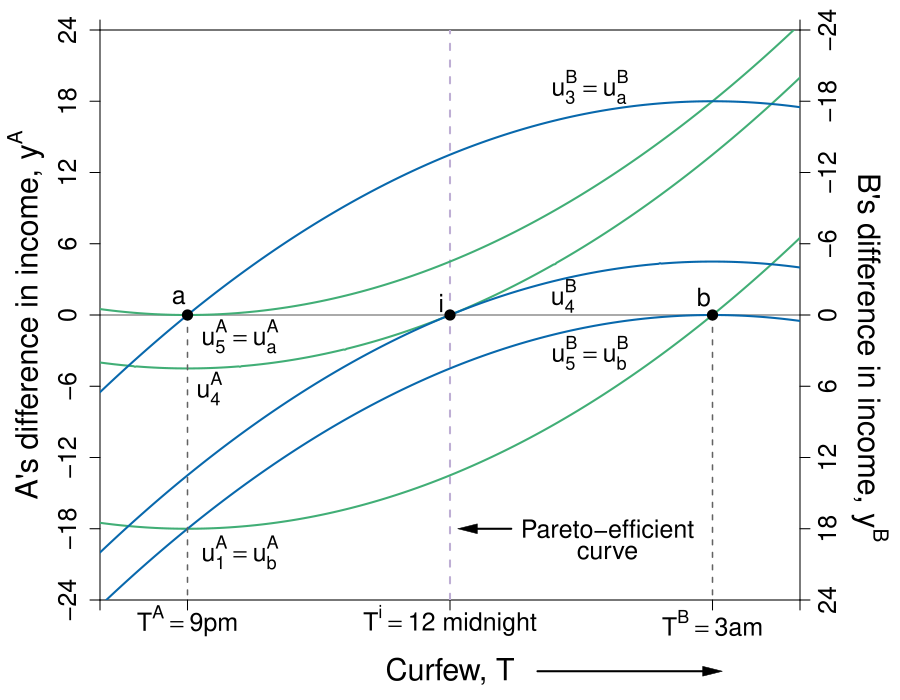

Here is the R script that generated this plot:
require(shape)
library(extrafont)
library(pBrackets)
pdf(file = "what_can_markets_do/edgeworthbox_curfew_initial.pdf", width = 9, height = 7)

# Set parameters for graphics
axislabelsize <- 1.8
labelsize <- 1.5
namesize <- 1.8
annotatesize <- 1.5
graphlinewidth <- 2
segmentlinewidth <- 1.5

COL <- c("#7fc97f", "#beaed4", "#fdc086", "#ffff99", "#386cb0", "#f0027f", "#bf5b17", "#666666")
COLA <- c("#e0f3db", "#99d8c9","#66c2a4","#41ae76", "#238b45", "#005824")
COLB <- c("#c6dbef", "#4eb3d3", "#2b8cbe", "#0868ac","#084081")
COLC <- c("#fcfbfd", "#efedf5", "#dadaeb", "#bcbddc", "#9e9ac8", "#807dba", "#6a51a3", "#54278f", "#3f007d")
grays <- gray.colors(25, start = 1, end = 0, alpha = 1)


par(mar =  c(5, 5, 1.5, 5))

uA <- function(x, y, alpha = 1/4, Ta = 1) {
  y - alpha*(Ta - x)^2
}

indiffA <- function(x, utility = -9, alpha = 1/4, Ta = 1) {
  utility + alpha*(Ta - x)^2
}

uB <- function(x, y, beta = 1/4, Tb = 7) {
  -(y) - beta*(Tb - x)^2
}

indiffB <- function(x, utility = 0, beta = 1/4, Tb = 7) {
  utility - beta*(x - Tb)^2
}


# WalrasP <- function(x, slope = 1, intercept = 9) {
#   intercept - slope*x
# }




xlims <- c(0, 8)
ylims <- c(-12, 12)

npts <- 501 
x <- seq(xlims[1], xlims[2], length.out = npts)
y <- seq(ylims[1], ylims[2], length.out = npts) 
#a <- seq(-400, -200, by = 20)
a <- c(-9, -9/4, 0)
b <- c(-9, -9/4, 0)

#Use the same x and ylims as previously, but with locations switched
xlims2 <- c(8, 0)
ylims2 <- c(12, -12)

#Leave the ylab and xlab blank to ensure no axes titles
plot(0, 0, xlim = xlims2, ylim = ylims2, type = "n",
     xlab = expression(paste("")),
     ylab = expression(paste("")),
     xaxt = "n", 
     yaxt = "n", 
     cex.lab = 1.3, 
     bty = "n",
     xaxs = "i", 
     yaxs = "i")

ticksx2 <- c(0, 8)
ticksy2 <- seq(ylims[1], ylims[2], by = 3)
ylabels2 <- seq(-24, 24, by = 6)
#Set up axes at sides 3 and 4 (top and right)
axis(side = 3, at = ticksx2, pos = -12, labels = NA, cex.axis = labelsize)
axis(side = 4, at = ticksy2, pos = 0, labels = ylabels2, las = 0, cex.axis = labelsize)
#text(5, -1, expression(paste("B's Good, x")), xpd = TRUE, cex = axislabelsize) 
#mtext("B's Good, x", side = 3, line = 2.5, cex = axislabelsize)
text(-0.8, 0.15*ylims[2], expression(paste("B's difference in income, ", y^B)), xpd = TRUE, cex = axislabelsize, srt = 270) 



#Add arrows:
# arrows(-0.8, 3, -0.8, 5, xpd = TRUE, length = 0.1, angle = 40, lwd = 3)
# arrows(6, -1, 9, -1, xpd = TRUE, length = 0.1, angle = 40, lwd = 3)

par(new = TRUE)



#B's value when at A's bliss point
#0.35*log(5.88) + 0.35*log(8.88) + 0.5*log(10 - 5.88) + 0.5*log(15 - 8.88) 

#B's bliss point x = 4.11765; y = 6.17647
#A's value when at A's bliss point
#0.5*log(4.11765) + 0.5*log(6.17647) + 0.35*log(10 - 4.11765) + 0.35*log(15 - 6.17647) 


plot(0, 0, xlim = xlims, ylim = ylims, type = "n",
     xlab = expression(paste("")),
     ylab = expression(paste("")), 
     xaxt = "n", 
     yaxt = "n", 
     cex.lab = axislabelsize, 
     bty = "n",
     xaxs = "i", 
     yaxs = "i")

ticksy <- seq(from = -12, to = 12, by = 3)
#Note: the utility functions above have alpha and beta = 1/4
#They should be 1/2; but I labeled this figure and did 
#a lot of work, so the easiest fix was just to tweak
#the levels of the y-axis labels to correspond to what
#they ought to be with alpha = beta = 1/2
ylabels <- seq(-24, 24, by = 6)
#ylabels <- c(-12, -10, -8, -6, NA, NA, 0, 2, 4, 6, 8, 10, 12)
#ticksx <- seq(from = 0, to = 8, by = 1)
ticksx <- c(0, 1, 4, 7, 8)

# xlabels <- c(paste("8pm"), paste("9pm"), paste("10pm"), paste("11pm"),
#              paste("12am"), paste("1am"), paste("2am"), paste("3am"), paste("4am"))
# xlabels <- c(paste("8pm"), expression(paste(T^A == 9*p*m)), 
#              expression(paste(T^i == phantom(),"12 midnight")), expression(paste(T^B == 3*a*m)), paste("4am"))
xlabels <- c(NA, expression(paste(T^A == 9*p*m)), 
             expression(paste(T^i == phantom(),"12 midnight")), expression(paste(T^B == 3*a*m)), NA)


#xlabels <- c("8pm", "9pm", "10pm", "11pm", "12am", "1am", "2am", "3am", "4am")
#xlabels <- seq(from = 0, to = 8, by = 1)
axis(1, at = ticksx, pos = -12, labels = xlabels, cex.axis = labelsize)
axis(2, at = ticksy, pos = 0, labels = ylabels, las = 0, cex.axis = labelsize)

#Pareto-improving lens
# xpoly1 <- seq(from = 1, to = 7, length.out = 500)
# ypoly1 <- indiffA(xpoly1)
# ypoly2 <- indiffB(xpoly1)
# polygon(x = c(xpoly1, rev(xpoly1)), y = c(ypoly1, rev(ypoly2)), col = COL[4], density = NULL, border = NA)

#Point for seeing where the indifference curves intersect on the LHS
segments(4, ylims[1], 4, ylims[2], col = COL[2], lwd = graphlinewidth, lty = 2)
# segments(4, ylims[1], 4, -6.75, col = COL[2], lwd = segmentlinewidth, lty = 2)
# segments(4, -6.75, 4, -2.5, col = COL[2], lwd = segmentlinewidth, lty = 2)
# segments(4, -2.5, 4, ylims[2], col = COL[2], lwd = segmentlinewidth, lty = 2)

#Axis at zero
segments(0, 0, xlims[2], 0, col = "black" , lwd = segmentlinewidth - 0.8, lty = 1)

#segments(0, -4.5, 4, -4.5, col = grays[20] , lwd = segmentlinewidth, lty = 2)

contour(x, y, 
        outer(x, y, uA),
        drawlabels = FALSE,
        col = COLA[4],
        lwd = graphlinewidth,
        levels = a, 
        xaxs = "i", 
        yaxs = "i", 
        add = TRUE) 

text(0.5*xlims[2], -15, expression(paste("Curfew, T")), xpd = TRUE, cex = axislabelsize) 
#mtext("A's Good, x", side = 1, line = 2.5, cex = axislabelsize)
#text(-1.3, 0.5*ylims[2], expression(paste("A's payment")), xpd = TRUE, cex = axislabelsize, srt = 90) 
text(-0.85, 0, expression(paste("A's difference in income, ", y^A)), xpd = TRUE, cex = axislabelsize, srt = 90) 

xx1 <- seq(xlims[1], xlims[2], length.out = npts)
xx2 <- seq(2.5, xlims[2], length.out = npts)
#lines(xx1, WalrasP(xx1, intercept = 11), col = grays[20], lwd = segmentlinewidth)
#lines(xx2, WalrasP(xx2, intercept = 9.4), col = "purple", lwd = segmentlinewidth, lty = 1)
#lines(xx1, WalrasP(xx1, intercept = 10.9, slope = 8.2/7), col = "purple", lwd = segmentlinewidth, lty = 1)
contour(x, y, 
        outer(x, y, uB),
        drawlabels = FALSE,
        col = COLB[4],
        lwd = graphlinewidth,
        levels = b, 
        add = TRUE
) 

# segments(5, 3.95, 5, 6.05, lty = 1, col = COL[2] , lwd = graphlinewidth)
# segments(5, 0, 5, 3.95, col = COL[2] , lwd = segmentlinewidth, lty = 2)
segments(1, 0, 1, -12, col = grays[22] , lwd = segmentlinewidth, lty = 2)
segments(7, 0, 7, -12, col = grays[22] , lwd = segmentlinewidth, lty = 2)

#Label the PEC
text(5.8, -9, expression("Pareto-efficient"), cex = labelsize)
text(5.8, -10, expression("curve"), cex = labelsize)
Arrows(4.7, -9, 4.2, -9, col = "black", lty = 1, lwd = 2, arr.type = "triangle", arr.lwd = 0.5)

#Label the walrasian P
# text(4, 9.6, expression(paste("Price line")))
# text(4, 9.2, expression(slope == -p[n] ))
# Arrows(4, 9, 4, 5.8, col = "black", lty = 1, lwd = 2, arr.type = "triangle", arr.lwd = 0.5)

#Label the indifference curves for A
text(1.6, -10, expression(u[1]^A == u[b]^A), cex = labelsize)
# text(0.25, -5.6, expression(u[2]^A), cex = labelsize)
# text(0.25, -3.4, expression(u[3]^A), cex = labelsize)
text(1.25, -3.1, expression(u[4]^A), cex = labelsize)
text(1.6, -0.9, expression(u[5]^A == u[a]^A), cex = labelsize)

#Label the indifference curves for B
text(5.6, 9.6, expression(u[3]^B == u[a]^B), cex = labelsize)
text(5.3, 0.8, expression(u[4]^B), cex = labelsize)
text(5.6, -1.6, expression(u[5]^B == u[b]^B), cex = labelsize)
# text(7.55, -1.35, expression(u[6]^B), cex = labelsize)
# text(7.55, -3.65, expression(u[7]^B), cex = labelsize)



points(7, 0, pch = 16, col = "black", cex = 1.5)
text(6.9, 0.75, expression(b), cex = labelsize)

points(4, 0, pch = 16, col = "black", cex = 1.5)
text(3.9, 0.5, expression(i), cex = labelsize)


#Label point i. 
# points(4, -2.25, pch = 16, col = "black", cex = 1.5)
# text(3.9, -1.5, expression(paste(f)), cex = labelsize)

# points(4, -4.5, pch = 16, col = "black", cex = 1.5)
# text(4.2, -5, expression(paste(n)), cex = labelsize)
# 

# points(4, -6.75, pch = 16, col = "black", cex = 1.5)
# text(4.2, -7.5, expression(paste(g)), cex = labelsize)


# brackets(x1 = -0.55, y1 = -4.5, x2 = -0.55, y2 = 0,  
#          ticks = 0.5, curvature = 0.5, type = 1, h = 0.25,
#          col = "black", lwd = segmentlinewidth, lty = 1, xpd = TRUE)
#text(6.6, -1, expression(paste("Quantity of the good, x")), xpd = TRUE)
#text(6.6, -1.4, expression(paste("A sells to B")), xpd = TRUE)


#Initial Allocations
# segments(8.48, 0, 8.48, 0.88, col = COL[2] , lwd = segmentlinewidth, lty = 2)
# segments(10, 0.88, 8.48, 0.88, col = COL[2] , lwd = segmentlinewidth, lty = 2)
# 
points(x = 1, y = 0, pch = 16, col = "black", cex = 1.5)
text(0.9, 0.75, expression(paste(a)), cex = labelsize)




#Braces for labels
# brackets(x1 = 8.5, y1 = -0.3, x2 = 5, y2 = -0.3,  
#          ticks = 0.5, curvature = 0.5, type = 1, 
#          col = "black", lwd = 2, lty = 1, xpd = TRUE)
# text(-1.35, -2.25, expression(paste("Payment")), xpd = TRUE, srt = 90, cex = labelsize)
# text(-1, -2.5, expression(paste("from A to B")), xpd = TRUE, srt = 90, cex = labelsize)

Arrows(5, -15, 7, -15,
       col = "black", lty = 1, lwd = 2, 
       arr.type = "triangle", xpd = TRUE,
       arr.lwd = 0.5, code = 2)

# text(6, -15, expression(paste("Later")), 
#      xpd = TRUE, cex = axislabelsize )

# text(-0.25, -13.5, expression("A"), xpd = TRUE, cex = namesize, col = COLA[4])
# text(8.75, 12.5, expression("B"), xpd = TRUE, cex = namesize, col = COLB[4])


dev.off()
